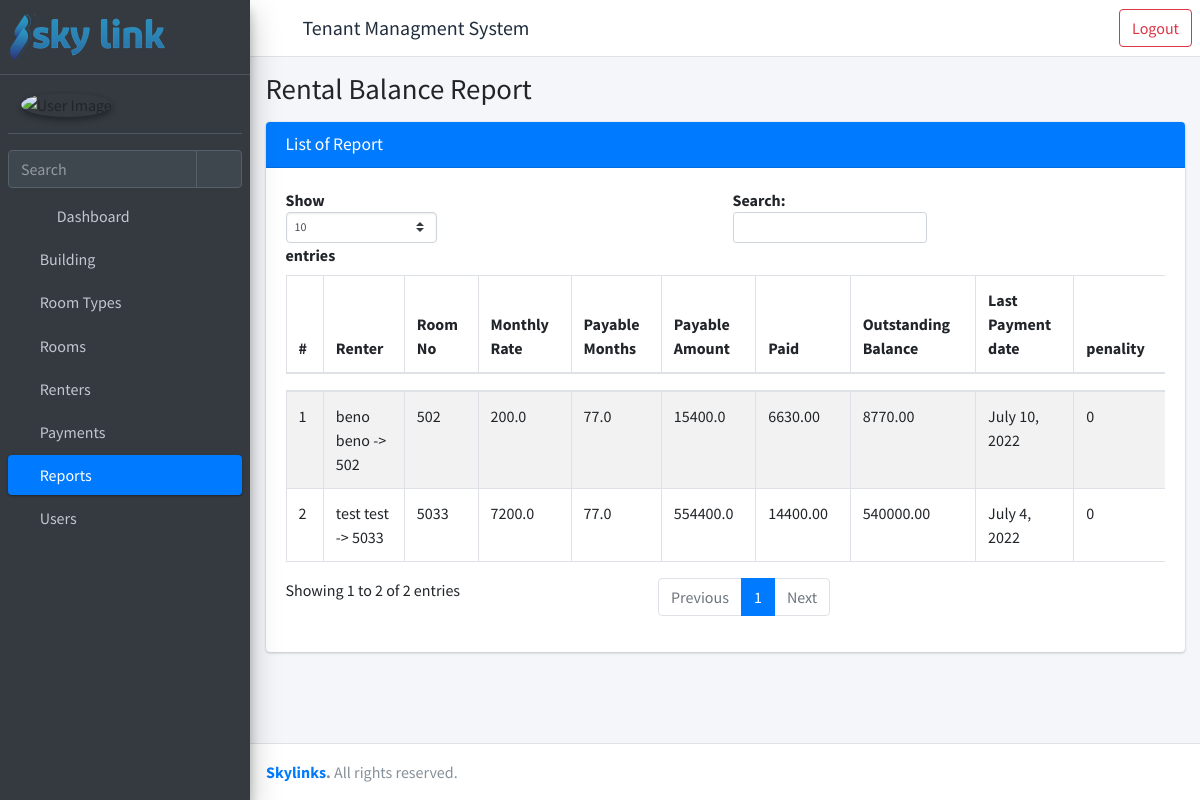
Page /building/1/list-report/ (signed in) on the committed database.
### rent/models.py (models this page shows, shortened)
class Report(models.Model):
    renter = models.ForeignKey("rent.Renter", verbose_name=_(
        "Invoice No."), on_delete=models.CASCADE)
    payable_month = models.DecimalField(
        _("Payable Month"), max_digits=20, decimal_places=2, default=0)
    payable_amount = models.DecimalField(
        _("Payable Amount"), max_digits=10, decimal_places=2, default=0)
    total_paid = models.DecimalField(
        _("Total Paid"), max_digits=10, decimal_places=2, default=0, editable=False)
    def total_paid_calculator(self) -> Decimal:
        amount = self.payment_set.all().aggregate(Sum('amount'))
        vat = self.payment_set.all().aggregate(Sum('vat'))
        penality = self.payment_set.all().aggregate(Sum('penality'))
        sum = amount.get('amount__sum') + vat.get('vat__sum') + penality.get('penality__sum')
        if amount.get('amount__sum') is None:
            return Decimal(0)
        total = sum + self.renter.deposited_amount
        return total
    @property
    def monthly_rate(self) -> float:
        return float(self.renter.room.total_price)
    @property
    def payable_months_value(self) -> float:
        date = rel(timezone.localtime().now(), self.renter.date_admitted)
        year = date.years
        months = date.months
        days = date.days
        total_months = (year*12)+(months)+(days/30)
        return round(total_months, 2)
    @property
    def payable_amount_value(self):
        return round(self.payable_months_value * self.monthly_rate, 2)
    @property
    def outstanding_balance(self):
        return round(self.payable_amount - self.total_paid, 2)
    @property
    def last_paid_date(self):
        queryset = self.payment_set.all().order_by("-created_date")
        if queryset:
            return queryset[0].paid_date
        else:
            return "Hasn't Paid Yet"
    @property
    def penality(self):
        if self.outstanding_balance < 0:
            return 0
        last_paid_date = self.last_paid_date
        if type(last_paid_date) == str:
            last_paid_date = self.renter.date_admitted
        number_of_days = rel(timezone.localtime().now(), last_paid_date)
        year = number_of_days.years
        months = number_of_days.months
        days = number_of_days.days
        total_days = ((year*12)+(months))*30 + days
        lookup_fields = models.Q(date_from__lte=total_days) & models.Q(
            date_to__gte=total_days)
        penality_query = Penality.objects.filter(lookup_fields)
        if not penality_query.exists():
            return 0
        penality = penality_query.first()
        penality_amount = (penality.penality_fee_percent /
                           100) * self.renter.room.total_price
        return round(penality_amount, 2)
    def save(self):
        self.payable_month = self.payable_months_value
        self.payable_amount = self.payable_amount_value
        self.total_paid = self.total_paid_calculator()
        return super().save()

class Renter(models.Model):
    first_name = models.CharField(_("First Name"), max_length=30)
    last_name = models.CharField(_("Last Name"), max_length=30)
    phone = models.CharField(_("Phone number"), max_length=30)
    id_no = models.CharField(_("ID No."), max_length=50)
    deposited_amount = models.DecimalField(
        _("Deposited Amount"), max_digits=15, decimal_places=2, default=0)
    date_admitted = models.DateField(_("Date Admitted"), default=timezone.now)
    room = models.ForeignKey("rent.Room", verbose_name=_(
        "Room"), on_delete=models.PROTECT, related_name="rents")
    chat_id = models.CharField(_("Chat ID"), max_length=50, default=0)
    is_rented = models.BooleanField(_("Is Rented"), default=True)
    date_left = models.DateField(_("Date Field"), blank=True, null=True)
    created_by = models.ForeignKey(settings.AUTH_USER_MODEL, verbose_name=_(
        "Created By"), on_delete=models.PROTECT, related_name="created_by_renter")
    created_date = models.DateTimeField(_("Created Date"), auto_now_add=True)
    updated_by = models.ForeignKey(settings.AUTH_USER_MODEL, verbose_name=_(
        "Updated By"), on_delete=models.PROTECT, related_name="updated_by_renter")
    updated_date = models.DateTimeField(_("Updated Date"), auto_now=True)
    def full_name(self) -> str:
        return self.first_name + ' ' + self.last_name
    def __str__(self) -> str:
        return self.full_name() + f' -> {self.room}'

class Room(models.Model):
    building = models.ForeignKey("rent.Building", verbose_name=_(
        "Building"), on_delete=models.PROTECT)
    floor_no = models.PositiveIntegerField(_("Floor No."))
    room_type = models.ForeignKey("rent.RoomType", verbose_name=_(
        "Room Type"), on_delete=models.PROTECT)
    room_no = models.CharField(_("Room No."), max_length=10)
    width = models.DecimalField(
        _("Room Width"), max_digits=5, decimal_places=2, blank=True, null=True)
    length = models.DecimalField(
        _("Room Length"), max_digits=5, decimal_places=2, blank=True, null=True)
    area = models.DecimalField(_("Area"), max_digits=10, decimal_places=2)
    price_msq = models.DecimalField(
        _("Price per MSq"), max_digits=10, decimal_places=2)
    status = models.CharField(
        _("Status"), max_length=50, choices=STATUS_CHOICES, default="vacant")
    total_price = models.DecimalField(
        _("Total Price"), max_digits=10, decimal_places=2)
    is_active = models.BooleanField(default=True)
    created_by = models.ForeignKey(settings.AUTH_USER_MODEL, verbose_name=_(
        "Created By"), on_delete=models.PROTECT, related_name="created_by_room")
    created_date = models.DateTimeField(_("Created Date"), auto_now_add=True)
    updated_by = models.ForeignKey(settings.AUTH_USER_MODEL, verbose_name=_(
        "Updated By"), on_delete=models.PROTECT, related_name="updated_by_room")
    updated_date = models.DateTimeField(_("Updated Date"), auto_now=True)
    def __str__(self) -> str:
        return self.room_no

class Payment(models.Model):
    renter = models.ForeignKey("rent.Renter", verbose_name=_(
        "Renter"), on_delete=models.PROTECT)
    paid_date = models.DateField(_("Paid Date"), auto_now_add=True)
    no_of_months = models.PositiveIntegerField(_("No Of Months"))
    amount = models.DecimalField(
        _("Rent Cost"), max_digits=10, decimal_places=2)
    invoice_no = models.CharField(_("Invoice No"), max_length=50)
    slip_no = models.CharField(_("Slip No"), max_length=50)
    payment_method = models.CharField(
        _("Payment Method"), max_length=50, choices=PAYMENT_METHOD_CHOICES)
    remark = models.TextField(_("Remark"), blank=True, default="No Remark.")
    vat = models.DecimalField(_("VAT Amount"), max_digits=10, decimal_places=2)
    penality = models.DecimalField(
        _("Penality Amount"), max_digits=10, decimal_places=2)
    report = models.ForeignKey("rent.Report", verbose_name=_(
        "Reported to."), on_delete=models.PROTECT, blank=True)
    created_by = models.ForeignKey(settings.AUTH_USER_MODEL, verbose_name=_(
        "Created By"), on_delete=models.PROTECT, related_name="created_by_payment")
    created_date = models.DateTimeField(_("Created Date"), auto_now_add=True)
    updated_by = models.ForeignKey(settings.AUTH_USER_MODEL, verbose_name=_(
        "Updated By"), on_delete=models.PROTECT, related_name="updated_by_payment")
    updated_date = models.DateTimeField(_("Updated Date"), auto_now=True)

### rent/views.py (the view)
class ReportListView(LoginRequiredMixin, ReportViewPermissionMixin, ListView):
    model = Report
    template_name = "rent/list-report.html"
    def get_context_data(self, **kwargs):
        context = super().get_context_data(**kwargs)
        context["title"] = " Rental Balance Report"
        context["open"] = "report"
        context['obj_model'] = "report"
        return {**context, **permissions(self.request)}
    def get_queryset(self):
        querset = Report.objects.filter(
            renter__room__building__id=self.kwargs.get('pk'))
        for object in querset.filter(renter__is_rented=True):
            object.save()  # make this using crone jobs
        return querset

### templates/rent/list-report.html (shortened to what this page needs)
{% extends 'rent/homepage.html' %}
{% load static %}
{% block main_page %}
<div class="content">
    <div class="container-fluid">
        <div class="card">
            <div class="card-header bg-primary">
                <h3 class="card-title ">List of {{ obj_model.capitalize }}</h3>
            </div>
            <div class="card-body">
                <table id="example1" class="table table-bordered table-striped">
                    <thead>
                            <tr>
                                <th>#</th>
                                <th>Renter</th>
                                <th>Room No</th>
                                <th>Monthly Rate</th>
                                <th>Payable Months</th>
                                <th>Payable Amount</th>
                                <th>Paid</th>
                                <th>Outstanding Balance</th>
                                <th>Last Payment date</th>
                                <th>penality</th>
                            </tr>
                        </thead>
                        <tbody>
                        {% if object_list.count > 0 %}
                            {% for data in object_list %}
                                <tr>
                                    <td>{{ forloop.counter }}</td>
                                    <td>{{ data.renter }}</td>
                                    <td>{{ data.renter.room }}</td>
                                    <td>{{ data.monthly_rate }}</td>
                                    {% if data.renter.is_rented %}
                                        <td>{{ data.payable_months_value }}</td>
                                        <td>{{ data.payable_amount_value }}</td>
                                    {% else %}
                                        <td>{{ data.payable_month }}</td>
                                        <td>{{ data.payable_amount }}</td>
                                    {% endif %}
                                    <td>{{ data.total_paid }}</td>
                                    <td>{{ data.outstanding_balance }}</td>
                                    <td>{{ data.last_paid_date }}</td>
                                    <td>{{ data.penality }}</td>
                                </tr>
                            {% endfor %}
                        {% else %}
                                <tr>
                                    <td colspan="9" class="dataTables_empty text-center" valign="top">No records found</td>
                                </tr>
                        {% endif %}
                            </tbody>
                        </table>
                    </div>
                </div>
            </div>
        </div>
        {% endblock main_page %}
        {% block scripts %}
        {% load static %}
        {% endblock scripts %}

### rows in the picture
Report: renter "beno beno -> 502", renter.room "502", monthly_rate "200.0", payable_months_value "77.0", payable_amount_value "15400.0", total_paid "6630.00", outstanding_balance "8770.00", last_paid_date "July 10, 2022", penality "0"
Report: renter "test test -> 5033", renter.room "5033", monthly_rate "7200.0", payable_months_value "77.0", payable_amount_value "554400.0", total_paid "14400.00", outstanding_balance "540000.00", last_paid_date "July 4, 2022", penality "0"

### other values in the picture
{{ title }} "Rental Balance Report"
{{ obj_model.capitalize }} "Report"
